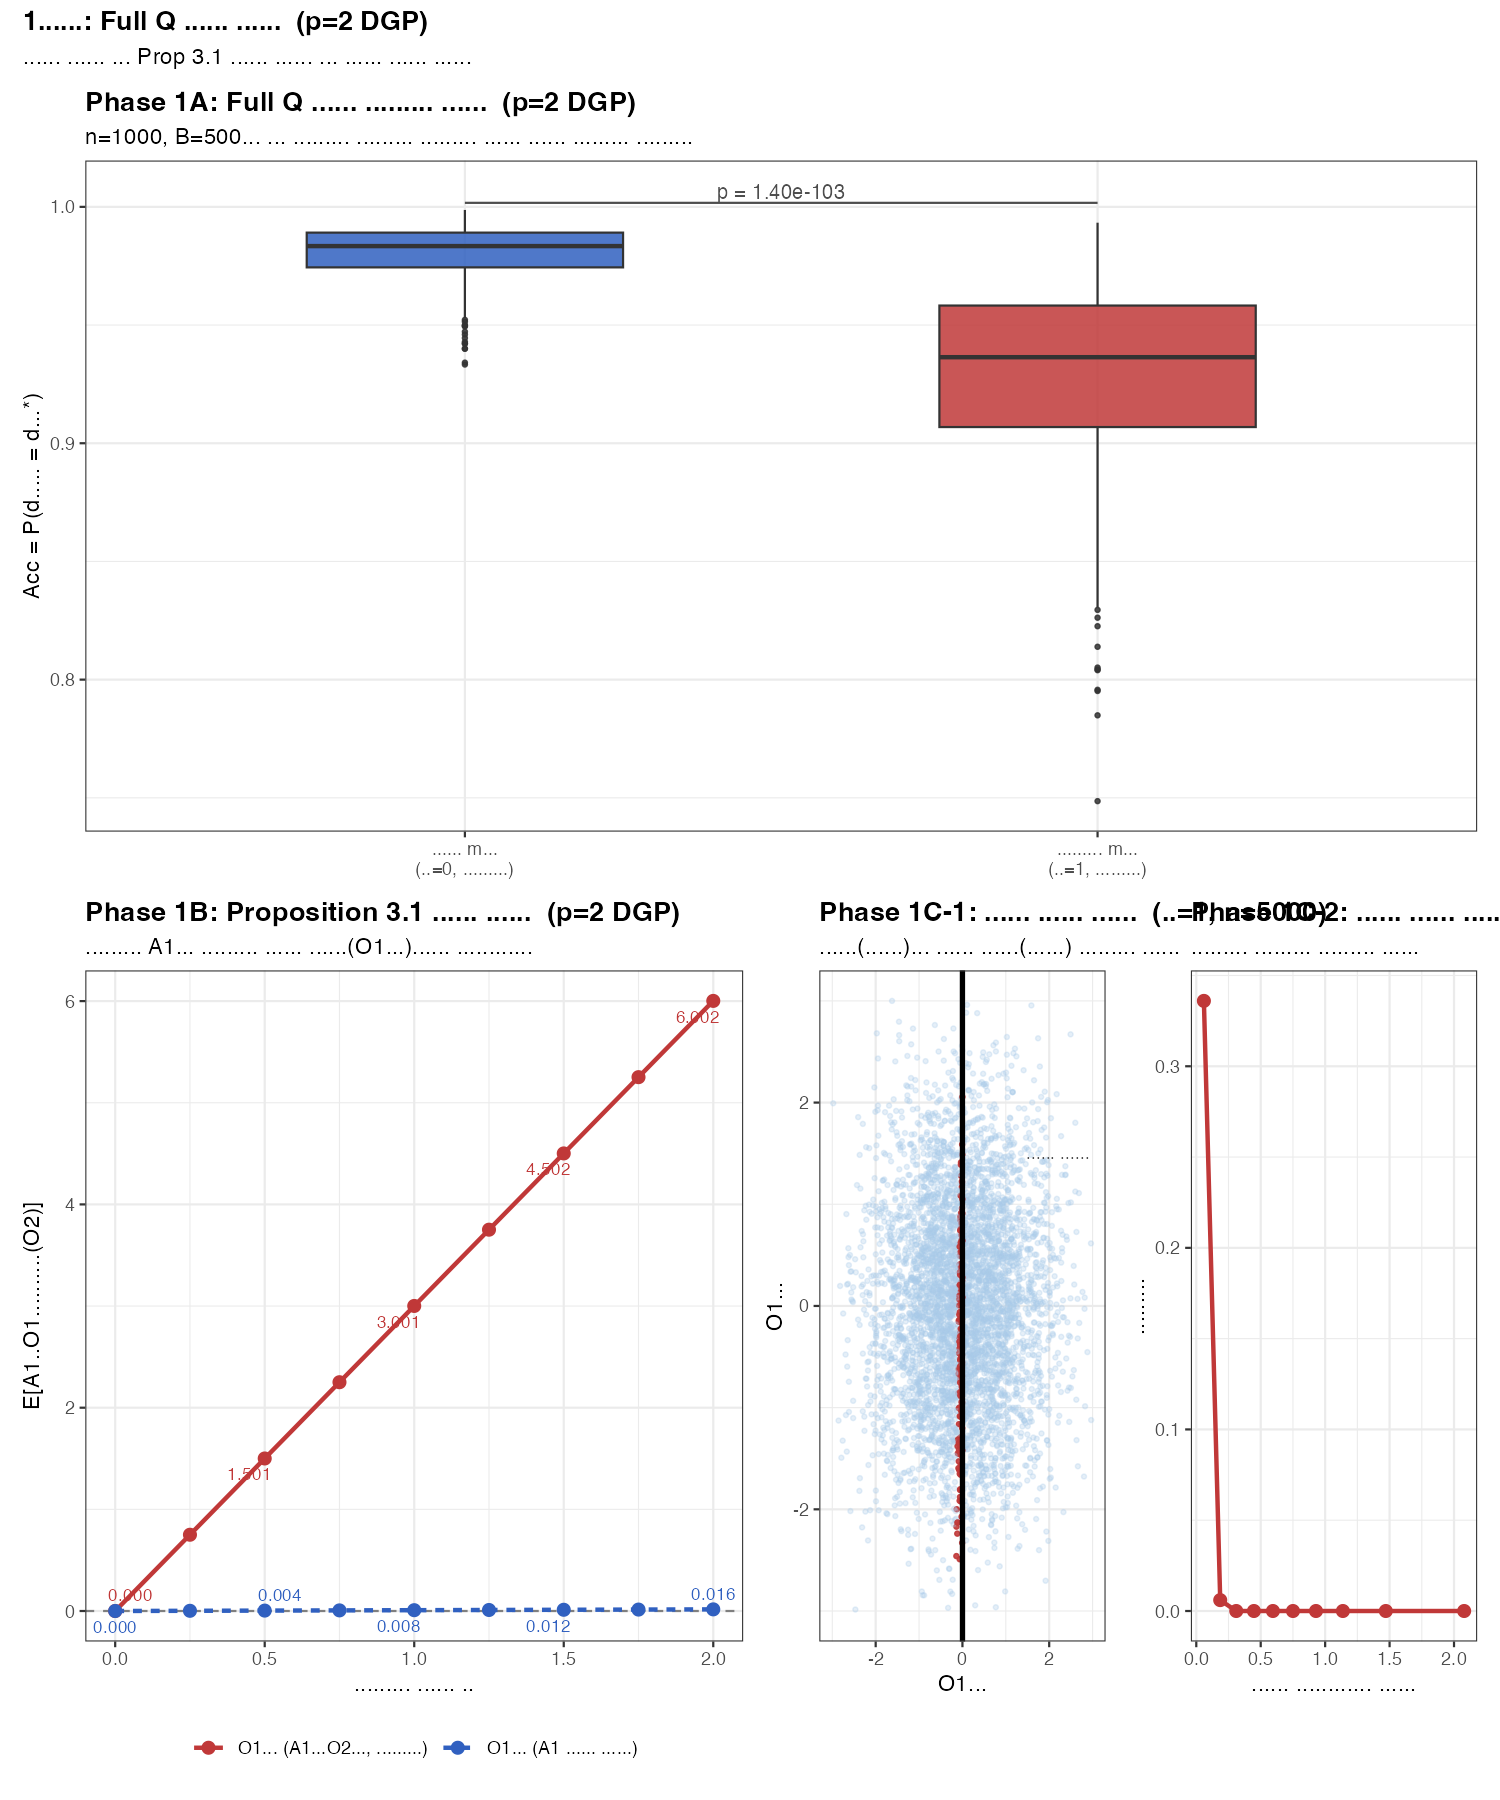

Reproduce this figure in R.
# ==============================================================
# 01_problem.R — 연구 서사 1단계: 문제 발견
#
# [가설] Full Q는 m₂가 비선형일 때 정책 정확도(Acc)가 유의하게 저하된다
#
# DGP (p=2, R1 없음 — 논문 코드와 동일 구조):
#   O1 ~ N₂(0, I),  A1 ~ Uniform{-1,+1}
#   O2₁ = O1₁ + A1·1.5 + noise  ← A1이 O2₁에 강하게 영향
#   O2₂ = O1₂ + noise            ← A1 영향 없음
#   m2(O2) = γ·O2₁²              ← 비선형 주효과, O2₁에만 의존
#   g2(O2) = O2₁                 ← Stage 2 참 블립
#   R2 = m2 + A2·g2 + ε₂         ← Stage 1 보상 없음
#
# ψ₁* (stacking oracle):
#   ψ₁* = (E[S1S1ᵀ])⁻¹ · E[A1·S1·(f2+|g2|)]
#   A1이 O2₁에 영향 → E[A1·O1₁·(f2+|g2|)] ≠ 0 → ψ₁*의 O1₁ 성분이 γ와 함께 증가
#
# Full Q 편향 메커니즘 (Prop 3.1):
#   Full Q는 m2를 선형으로 근사 → 잔차 δ₂ = m2 - m̂2 ≠ 0
#   E[A1·O1₁·δ₂(O2)] ≠ 0  (O2₁이 A1에 의존) → ψ̂₁,Full Q 편향
#   E[A1·O1₂·δ₂(O2)] ≈ 0  (O2₂가 A1에 독립) → O1₂ 성분은 편향 없음
#   → d̂(O1) = sign(ψ̂₁ᵀO1) ≠ d*(O1) for some O1 → Acc < 1
#
# 표기:
#   S1_2 = cbind(1, O1)  ∈ R^{p+1}
#   Z1   = A1 · S1_2  (치료-공변량 상호작용)
#   δ₂   = m₂(O2) − E[m₂(O2)|O2,linear]  (오설정 잔차)
# ==============================================================

source("/Users/songsusie/dtr_simulation/00_dgp.R")
library(ggplot2)
library(dplyr)
library(patchwork)
library(ggrepel)

set.seed(SEED)

# ─── p=2 DGP 상수 ────────────────────────────────────────────
P_PROB   <- 2    # 01_problem.R 전용 DGP
A1_TO_O2 <- 1.5  # A1이 O2₁에 미치는 계수 (클수록 편향 심함)

generate_data_prob <- function(n, gamma = 1.0) {
  O1 <- matrix(rnorm(n * P_PROB), n, P_PROB)
  A1 <- sample(c(-1L, 1L), n, replace = TRUE)

  O2_1 <- O1[,1] + A1_TO_O2 * A1 + rnorm(n, 0, 0.3)  # A1 → O2₁ 강한 영향
  O2_2 <- O1[,2] + rnorm(n, 0, 0.3)                   # A1 영향 없음
  O2   <- cbind(O2_1, O2_2)
  A2   <- sample(c(-1L, 1L), n, replace = TRUE)

  m2   <- gamma * O2[,1]^2         # 비선형 주효과, O2₁에만 의존
  g2   <- 1.0 * O2[,1]             # 참 Stage 2 블립
  eps2 <- rnorm(n, 0, SIGMA_R)
  R2   <- m2 + A2 * g2 + eps2

  # R1 없음 — 논문 DGP와 동일. A1의 효과는 O2를 통한 간접 경로만 존재.
  list(O1=O1, A1=A1, O2=O2, A2=A2,
       R2=R2, m2=m2, g2=g2)
}

# Oracle ψ₁* — stacking 방식 (noise 없이 Q1 계산)
compute_oracle_psi1_prob <- function(gamma = 1.0, N = 5e5) {
  set.seed(SEED)
  O1 <- matrix(rnorm(N * P_PROB), N, P_PROB)
  S1 <- cbind(1, O1)   # N × (p+1)

  Q1_given <- function(a1_val) {
    A1v  <- rep(a1_val, N)
    O2_1 <- O1[,1] + A1_TO_O2 * A1v + rnorm(N, 0, 0.3)
    O2_2 <- O1[,2] + rnorm(N, 0, 0.3)
    f2   <- gamma * O2_1^2
    g2   <- 1.0 * O2_1
    f2 + abs(g2)
  }

  Qp <- Q1_given(+1); Qm <- Q1_given(-1)
  S_st <- rbind(S1, S1)
  A_st <- c(rep(1L, N), rep(-1L, N))
  Q_st <- c(Qp, Qm)
  STS  <- crossprod(S_st) / (2*N)
  STQ  <- crossprod(A_st * S_st, Q_st) / (2*N)
  as.vector(solve(STS + 1e-8 * diag(P_PROB + 1), STQ))
}

# ─── Full Q 추정기 (p=2) ─────────────────────────────────────
fit_full_q_prob <- function(d) {
  n  <- nrow(d$O1)
  S2 <- cbind(1, d$O1, d$A1, d$O2)  # n × (2p+2)
  X2 <- cbind(S2, d$A2 * S2)
  coef2 <- tryCatch(
    solve(crossprod(X2), crossprod(X2, d$R2)),
    error = function(e) qr.solve(X2, d$R2)
  )
  coef2[is.na(coef2)] <- 0
  q        <- ncol(S2)
  beta2    <- coef2[1:q]
  psi2_hat <- coef2[(q+1):(2*q)]
  g2_hat   <- as.vector(S2 %*% psi2_hat)
  max_q2   <- as.vector(S2 %*% beta2) + abs(g2_hat)

  S1 <- cbind(1, d$O1)   # n × (p+1)
  X1 <- cbind(S1, d$A1 * S1)
  coef1 <- tryCatch(
    solve(crossprod(X1), crossprod(X1, max_q2)),
    error = function(e) qr.solve(X1, max_q2)
  )
  # A1·S1 계수: 뒤쪽 p+1 개
  coef1[(P_PROB + 2):(2 * P_PROB + 2)]
}

# ─── 성능 지표 ────────────────────────────────────────────────
compute_accuracy_prob <- function(psi1_hat, psi1_true, O1_test) {
  S1 <- cbind(1, O1_test)
  d_hat  <- sign(as.vector(S1 %*% psi1_hat));  d_hat[d_hat == 0]  <- 1L
  d_true <- sign(as.vector(S1 %*% psi1_true)); d_true[d_true == 0] <- 1L
  mean(d_hat == d_true)
}

# δ₂(O2) = m₂(O2) − 선형 근사: OLS 투영 잔차
compute_delta2_prob <- function(O2_1, gamma) {
  m2 <- gamma * O2_1^2
  X  <- cbind(1, O2_1)
  b  <- coef(lm.fit(X, m2))
  m2 - (b[1] + b[2] * O2_1)
}

# E[A1·O1ⱼ·δ₂]: Proposition 3.1 편향 항 (j=1,2 각각)
compute_prop31_prob <- function(n_large, gamma) {
  set.seed(SEED)
  O1 <- matrix(rnorm(n_large * P_PROB), n_large, P_PROB)
  A1 <- sample(c(-1L, 1L), n_large, replace = TRUE)
  O2_1 <- O1[,1] + A1_TO_O2 * A1 + rnorm(n_large, 0, 0.3)
  delta2 <- compute_delta2_prob(O2_1, gamma)
  c(
    comp1 = mean(A1 * O1[,1] * delta2),  # E[A1·O1₁·δ₂] — 오염됨
    comp2 = mean(A1 * O1[,2] * delta2)   # E[A1·O1₂·δ₂] — 오염 안됨
  )
}


# ════════════════════════════════════════════════════════════
# Oracle ψ₁* 사전 계산
# ════════════════════════════════════════════════════════════
cat("Oracle ψ₁* 계산 중 (p=2 DGP)...\n")
psi1_true_g0 <- compute_oracle_psi1_prob(gamma = 0)
psi1_true_g1 <- compute_oracle_psi1_prob(gamma = 1.0)
cat(sprintf("  γ=0: ψ₁* = (%.4f, %.4f, %.4f)\n",
    psi1_true_g0[1], psi1_true_g0[2], psi1_true_g0[3]))
cat(sprintf("  γ=1: ψ₁* = (%.4f, %.4f, %.4f)\n",
    psi1_true_g1[1], psi1_true_g1[2], psi1_true_g1[3]))

set.seed(SEED)
O1_test <- matrix(rnorm(N_TEST * P_PROB), N_TEST, P_PROB)


# ════════════════════════════════════════════════════════════
# Phase 1A — 가설 검증: 선형 vs 비선형 m₂에서 Full Q Acc 비교
# ════════════════════════════════════════════════════════════
cat("\n─────────────────────────────────────────\n")
cat("Phase 1A: 가설 검증 — Full Q Acc 분포 비교\n")
cat("─────────────────────────────────────────\n")

N_REPS_TEST <- 500
N_SAMPLE    <- 1000

acc_linear <- vapply(seq_len(N_REPS_TEST), function(b) {
  d <- generate_data_prob(N_SAMPLE, gamma = 0)
  psi_hat <- tryCatch(fit_full_q_prob(d), error = function(e) rep(NA, P_PROB+1))
  if (anyNA(psi_hat)) return(NA_real_)
  compute_accuracy_prob(psi_hat, psi1_true_g0, O1_test)
}, numeric(1L))

acc_nonlin <- vapply(seq_len(N_REPS_TEST), function(b) {
  d <- generate_data_prob(N_SAMPLE, gamma = 1.0)
  psi_hat <- tryCatch(fit_full_q_prob(d), error = function(e) rep(NA, P_PROB+1))
  if (anyNA(psi_hat)) return(NA_real_)
  compute_accuracy_prob(psi_hat, psi1_true_g1, O1_test)
}, numeric(1L))

acc_linear <- acc_linear[!is.na(acc_linear)]
acc_nonlin <- acc_nonlin[!is.na(acc_nonlin)]

t_result <- tryCatch(
  t.test(acc_nonlin, acc_linear, paired = FALSE, alternative = "less"),
  error = function(e) list(statistic=c(t=-Inf), p.value=0)
)

cat(sprintf("\n선형 m₂  (γ=0, 올바른 설정): Acc = %.4f ± %.4f\n",
    mean(acc_linear), sd(acc_linear)))
cat(sprintf("비선형 m₂(γ=1, 오설정):       Acc = %.4f ± %.4f\n",
    mean(acc_nonlin), sd(acc_nonlin)))
cat(sprintf("t-검정: t = %.3f, p-value = %.4e\n",
    t_result$statistic, t_result$p.value))
cat(sprintf("→ Acc 저하 %s (α=0.01)\n",
    ifelse(t_result$p.value < 0.01, "통계적으로 유의 ✓", "유의하지 않음")))

df_1a <- data.frame(
  acc   = c(acc_linear, acc_nonlin),
  label = rep(c("선형 m₂\n(γ=0, 참설정)", "비선형 m₂\n(γ=1, 오설정)"),
              c(length(acc_linear), length(acc_nonlin))),
  ord   = rep(c(0, 1), c(length(acc_linear), length(acc_nonlin)))
)

# subtitle: 비전공자용 한국어 서사체 (수식 기호 제거)
# 메커니즘: m₂ 비선형 시 ψ̂₁₁ 부호 오반전 → Acc 저하 (Prop 3.1)
p_acc_compare <- ggplot(df_1a,
  aes(x = reorder(label, ord), y = acc, fill = reorder(label, ord))) +
  geom_boxplot(width = 0.5, alpha = 0.85, outlier.size = 0.8) +
  annotate("segment", x=1, xend=2,
           y=max(df_1a$acc)+0.003, yend=max(df_1a$acc)+0.003,
           color="gray30") +
  annotate("text", x=1.5, y=max(df_1a$acc)+0.008,
           label=sprintf("p = %.2e", t_result$p.value),
           size=3.5, color="gray30") +
  scale_fill_manual(values = c("선형 m₂\n(γ=0, 참설정)" = "#3060c0",
                                "비선형 m₂\n(γ=1, 오설정)"  = "#c03838")) +
  labs(title    = "Phase 1A: Full Q 정책 정확도 비교  (p=2 DGP)",
       subtitle = sprintf("n=%d, B=%d회 — 비선형 함수가 있으면 치료 배정 추정이 틀린다",
                          N_SAMPLE, N_REPS_TEST),
       x = NULL, y = "Acc = P(d̂₁ = d₁*)") +
  theme_bw(base_size = 11) +
  theme(legend.position = "none", plot.title = element_text(face = "bold"))


# ════════════════════════════════════════════════════════════
# Phase 1B — Proposition 3.1: E[A1·O1ⱼ·δ₂(O2)] vs γ
# O1₁ (편향됨) vs O1₂ (편향 없음) 비교로 메커니즘 확인
# ════════════════════════════════════════════════════════════
cat("\n─────────────────────────────────────────\n")
cat("Phase 1B: Proposition 3.1 편향 조건 수치화\n")
cat("─────────────────────────────────────────\n")

# GAMMA_ANNOTATE 원소는 반드시 GAMMA_FINE 그리드 안에 있어야 한다.
# GAMMA_FINE 간격을 바꾸면 GAMMA_ANNOTATE도 함께 확인할 것.
GAMMA_FINE     <- seq(0, 2, by = 0.25)
GAMMA_ANNOTATE <- c(0, 0.5, 1.0, 1.5, 2.0)
N_PROP31       <- 5e5

cat(sprintf("\n%-6s  %20s  %20s\n", "γ",
    "E[A1·O1₁·δ₂] (오염)", "E[A1·O1₂·δ₂] (무오염)"))
cat(strrep("-", 50), "\n")

prop31_vals <- t(sapply(GAMMA_FINE, function(g) {
  v <- compute_prop31_prob(N_PROP31, g)
  cat(sprintf("%-6.2f  %20.6f  %20.6f\n", g, v["comp1"], v["comp2"]))
  v
}))

lm_prop31 <- lm(prop31_vals[,"comp1"] ~ GAMMA_FINE)
cat(sprintf("\nO1₁ 성분 선형 회귀 ~ γ:  기울기 = %.4f, R² = %.4f\n",
    coef(lm_prop31)[2], summary(lm_prop31)$r.squared))

df_prop31 <- data.frame(
  gamma = rep(GAMMA_FINE, 2),
  value = c(prop31_vals[,"comp1"], prop31_vals[,"comp2"]),
  comp  = rep(c("O1₁ (A1→O2₁, 오염됨)", "O1₂ (A1 영향 없음)"), each=length(GAMMA_FINE))
)

# 5개 γ 지점에서 두 성분 수치를 플롯 내 텍스트로 표시 (D-03)
df_annot31 <- df_prop31 %>% filter(gamma %in% GAMMA_ANNOTATE)

# subtitle: 편향이 O1₁에만 나타난다는 사실을 수식 없이 한국어로 전달 (D-05)
# 메커니즘: E[A1·O1₁·δ₂] ∝ γ ≠ 0 / E[A1·O1₂·δ₂] ≈ 0
p_prop31 <- ggplot(df_prop31, aes(x=gamma, y=value, color=comp, linetype=comp)) +
  geom_hline(yintercept=0, linetype="dashed", color="gray50") +
  geom_line(linewidth=1.0) + geom_point(size=2.5) +
  ggrepel::geom_text_repel(
    data = df_annot31,
    aes(label = sprintf("%.3f", value)),
    size = 3.0,
    show.legend = FALSE,
    min.segment.length = 0.2
  ) +
  scale_color_manual(values = c("O1₁ (A1→O2₁, 오염됨)" = "#c03838",
                                 "O1₂ (A1 영향 없음)"     = "#3060c0")) +
  labs(title    = "Phase 1B: Proposition 3.1 편향 조건  (p=2 DGP)",
       subtitle = "편향은 A1의 영향을 받는 변수(O1₁)에만 나타난다",
       x = "오설정 강도 γ", y = "E[A1·O1ⱼ·δ₂(O2)]",
       color = NULL, linetype = NULL) +
  theme_bw(base_size = 11) +
  theme(legend.position = "bottom", plot.title = element_text(face = "bold"))


# ════════════════════════════════════════════════════════════
# Phase 1C — 오류 위치: 결정 경계 근처 집중 확인
# d*(O1) = sign(ψ₁*ᵀO1) — 2D 결정 경계 시각화
# ════════════════════════════════════════════════════════════
cat("\n─────────────────────────────────────────\n")
cat("Phase 1C: 치료 오류 위치 — 결정 경계 분석\n")
cat("─────────────────────────────────────────\n")

N_DIAG <- 5000
set.seed(SEED)
O1_diag <- matrix(rnorm(N_DIAG * P_PROB), N_DIAG, P_PROB)
d_diag  <- generate_data_prob(N_DIAG, gamma = 1.0)

# Full Q 추정 (단일 큰 표본)
psi1_hat_diag <- tryCatch(
  fit_full_q_prob(d_diag),
  error = function(e) rep(NA, P_PROB + 1)
)

S1_diag  <- cbind(1, d_diag$O1)
d_true   <- sign(as.vector(S1_diag %*% psi1_true_g1))
d_hat    <- sign(as.vector(S1_diag %*% psi1_hat_diag))
d_true[d_true == 0] <- 1L; d_hat[d_hat == 0] <- 1L
error_ind <- (d_hat != d_true)

# 결정 경계까지의 거리 = |ψ₁*ᵀO1| / ‖ψ₁*‖
margin_diag <- abs(as.vector(S1_diag %*% psi1_true_g1)) /
               sqrt(sum(psi1_true_g1[-1]^2))  # intercept 제외한 norm

cat(sprintf("\n전체 오류율: %.4f (n=%d, γ=1)\n", mean(error_ind), N_DIAG))
cat(sprintf("오류 집중: 결정 경계 가까운 절반 오류율 = %.4f, 먼 절반 = %.4f\n",
    mean(error_ind[margin_diag < median(margin_diag)]),
    mean(error_ind[margin_diag >= median(margin_diag)])))

df_diag <- data.frame(
  O1_1   = d_diag$O1[,1],
  O1_2   = d_diag$O1[,2],
  error  = factor(error_ind, labels = c("정확", "오류")),
  margin = margin_diag
)

# 결정 경계선: ψ₁*₀ + ψ₁*₁·x + ψ₁*₂·y = 0
# → y = -(ψ₁*₀ + ψ₁*₁·x) / ψ₁*₂
boundary_line <- data.frame(
  x = seq(-3, 3, length.out = 100)
)
boundary_line$y <- -(psi1_true_g1[1] + psi1_true_g1[2] * boundary_line$x) /
                    psi1_true_g1[3]

# 1C-scatter: 범례 제거 (p_margin_line과 아래 여백 높이 일치를 위해)
# 색상 의미는 subtitle이 전달: 빨강=오류, 파랑=정확
p_scatter <- ggplot(df_diag %>% filter(abs(O1_1) < 3, abs(O1_2) < 3)) +
  geom_point(aes(x=O1_1, y=O1_2, color=error, alpha=error), size=0.8) +
  geom_line(data=boundary_line, aes(x=x, y=y),
            color="black", linewidth=1.2, linetype="solid") +
  annotate("text", x=2.2, y=1.5, label="결정 경계",
           size=3, color="gray30") +
  scale_color_manual(values = c("정확" = "#a8c8e8", "오류" = "#c03838")) +
  scale_alpha_manual(values = c("정확" = 0.3, "오류" = 0.9)) +
  coord_cartesian(xlim=c(-3,3), ylim=c(-3,3)) +
  labs(title    = "Phase 1C-1: 치료 오류 위치  (γ=1, n=5000)",
       subtitle = "오류(빨강)는 결정 경계(실선) 근처에 집중",
       x = "O1₁", y = "O1₂", color = NULL, alpha = NULL) +
  theme_bw(base_size = 11) +
  theme(legend.position = "none", plot.title = element_text(face = "bold"))

# 결정 경계 거리(margin_diag)를 10분위로 나눠 분위별 오류율 집계
# ntile은 동일 크기 빈을 보장; x축에 bin 번호 대신 margin_mid(실제 거리)를 써서
# "결정 경계까지 거리"라는 물리적 의미를 유지한다 (bin 번호 사용 금지)
df_margin_bin <- data.frame(
  margin = margin_diag,
  error  = as.integer(error_ind)  # logical → 0/1 (factor 거치지 않음)
) %>%
  mutate(bin = dplyr::ntile(margin, 10)) %>%
  group_by(bin) %>%
  summarize(
    error_rate = mean(error),
    margin_mid = mean(margin),
    .groups = "drop"
  )

# 가장 경계에 가까운 빈 vs 가장 먼 빈 오류율 콘솔 확인
cat(sprintf("10분위 오류율: 가장 가까운 빈 = %.4f, 가장 먼 빈 = %.4f\n",
    df_margin_bin$error_rate[which.min(df_margin_bin$margin_mid)],
    df_margin_bin$error_rate[which.max(df_margin_bin$margin_mid)]))

# 색상 #c03838으로 p_scatter의 오류 색과 일치시켜 같은 대상임을 시각적으로 연결
p_margin_line <- ggplot(df_margin_bin, aes(x = margin_mid, y = error_rate)) +
  geom_line(linewidth = 1.0, color = "#c03838") +
  geom_point(size = 2.5, color = "#c03838") +
  labs(title    = "Phase 1C-2: 결정 경계 거리 vs 오류율",
       subtitle = "거리가 줄수록 오류율 상승",
       x = "결정 경계까지 거리", y = "오류율") +
  theme_bw(base_size = 11) +
  theme(plot.title = element_text(face = "bold"))

# 중첩 patchwork: patchwork 1.3.1은 네이티브 지원 — wrap_elements 불필요
# p_error_combined에 plot_annotation을 달지 않는다 (바깥 patchwork와 충돌)
p_error_combined <- p_scatter | p_margin_line


# ─── 결론 출력 ─────────────────────────────────────────────────
cat("\n", strrep("=", 60), "\n")
cat("1단계 결론\n")
cat(strrep("=", 60), "\n")
cat(sprintf("Full Q Acc: 선형 %.4f → 비선형 %.4f (저하 %.4f, p=%.2e)\n",
    mean(acc_linear), mean(acc_nonlin),
    mean(acc_linear) - mean(acc_nonlin), t_result$p.value))
cat("원인: E[A1·O1₁·δ₂] ∝ γ, E[A1·O1₂·δ₂] ≈ 0 (Prop 3.1 확인)\n")
cat("위치: 오류가 결정 경계 근처에 집중\n")
cat("→ 2단계: m₂를 Stage 1 추정에서 제거하는 pseudo-outcome 설계\n")

# 레이아웃: 1A 전체 너비 위, (1B | 1C) 2열 아래
# patchwork에서 | 가 / 보다 결합 우선순위가 낮으므로 괄호 필수
p_combined <- p_acc_compare / (p_prop31 | p_error_combined) +
  plot_annotation(
    title    = "1단계: Full Q 문제 발견  (p=2 DGP)",
    subtitle = "가설 검증 → Prop 3.1 원인 추적 → 오류 위치 분석",
    theme    = theme(plot.title = element_text(face = "bold", size = 13))
  )

ggsave("/Users/songsusie/dtr_simulation/01_problem.png",
       p_combined, width = 10, height = 12, dpi = 150)
cat("\n01_problem.R 완료 — 01_problem.png 저장됨\n")
